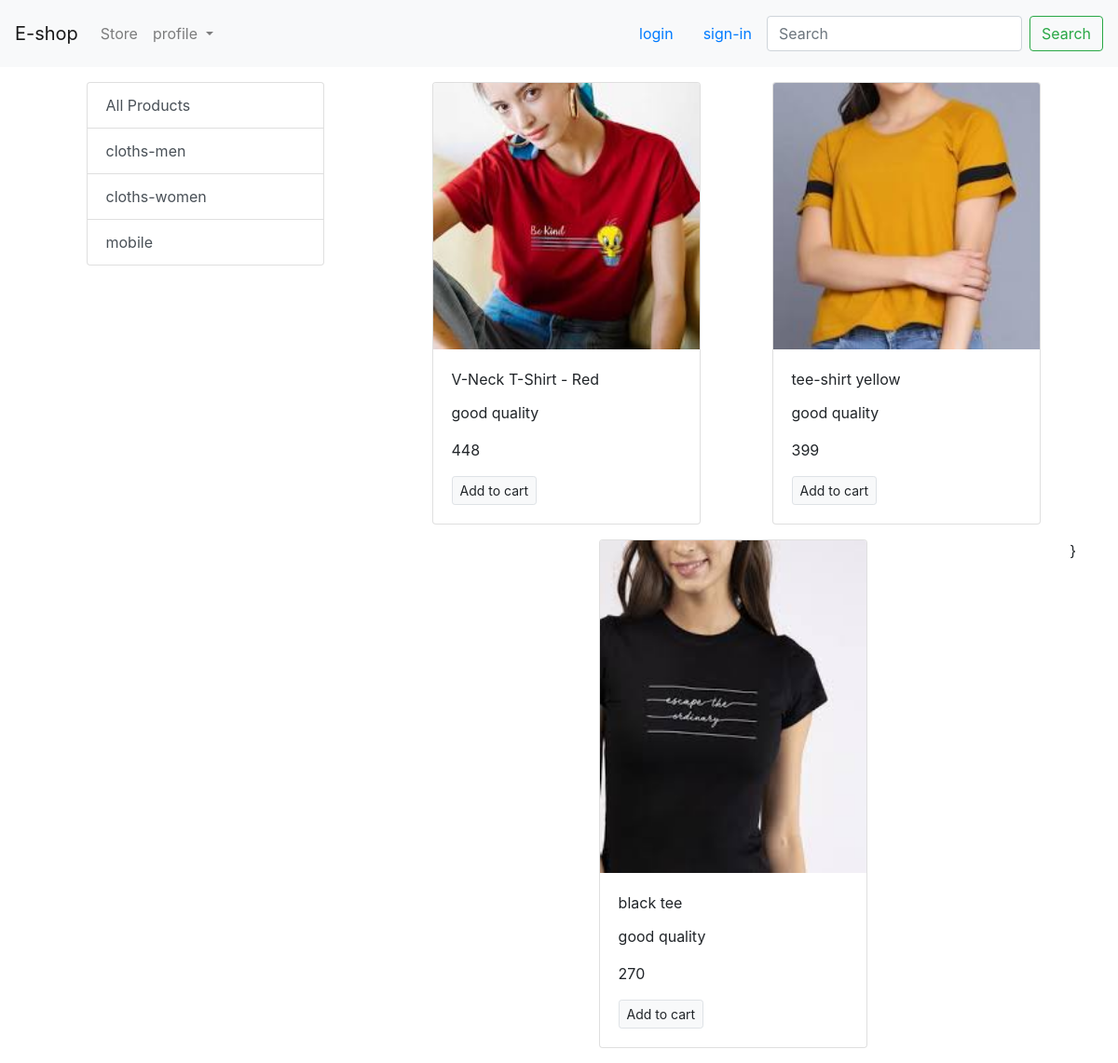
The app's page /?category=2 with its own data.
### store/models/category.py (models this page shows, shortened)
class Category(models.Model):
    name = models.CharField(max_length=20)
    @staticmethod
    def get_all_categories():
        return Category.objects.all()

### store/models/product.py (models this page shows, shortened)
class Product(models.Model):
    name = models.CharField(max_length=50)
    price = models.IntegerField(default=0)
    category = models.ForeignKey(Category, on_delete=models.CASCADE, default=1)
    description = models.CharField(max_length=200, default='')
    image = models.ImageField(upload_to='uploads/products/',default='')
    @staticmethod
    def get_all_products_by_categoryid(category_id):
        if category_id:
            return Product.objects.filter(category = category_id)
        else:
            return Product.get_all_products();

### store/views.py (the view)
# urls.py: path('', index)
def index(request):
    products = None
    categories = Category.get_all_categories()
    categoryID = request.GET.get('category')
    if categoryID:
        products = Product.get_all_products_by_categoryid(categoryID)
    else:
        products = Product.get_all_products();
    data ={}
    data['products'] = products
    data['categories'] = categories
    return render(request, 'index.html', data)

### store/templates/index.html
{% extends 'base.html' %}
{% block content %}
<div class="container mt-3">
  <div class="row">
    <div class="col-lg-3 mx-auto">
      <div class="list-group">
        <a href="/" class="list-group-item list-group-item-action">All Products</a>
        {% for category in categories %}
        <a href="/?category={{category.id}}" class="list-group-item list-group-item-action">{{category.name}}</a>
        {% endfor %}
      </div>
    </div>
    <div id="products" class="col-lg-8">
      <div class="row mx-auto w">
        {% for product in products%}
        <div class="card mx-auto mb-3" style="width: 18rem">
          <img
            class="card-img-top h-100"
            src="{{product.image.url}}"
            alt="Card image cap"
          />
          <div class="card-body">
            <p class="card-title">{{product.name}}</p>
            <p class="card-text">{{product.description}}</p>
            <p class="card-price">{{product.price}}</p>
            <a href="#" class="btn btn-light border btn-sm">Add to cart</a>
          </div>
        </div>
        {% endfor %}}
      </div>
    </div>
  </div>
</div>
{% endblock %}

### records on screen
Category: name "cloths-men"
Category: name "cloths-women"
Category: name "mobile"
Product: image (picture), name "V-Neck T-Shirt - Red", description "good quality", price "448"
Product: image (picture), name "tee-shirt yellow", description "good quality", price "399"
Product: image (picture), name "black tee", description "good quality", price "270"
